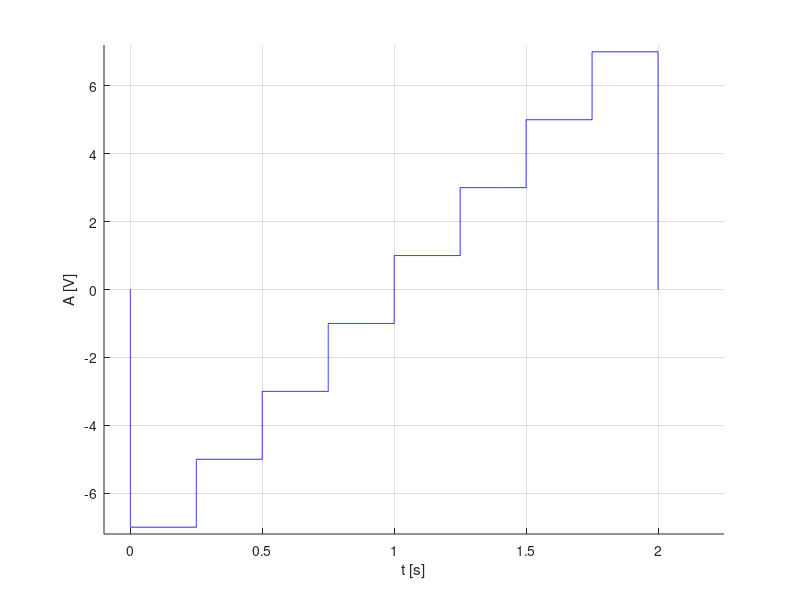

Write the MATLAB code that produced this figure.
%Se va genera un semnal cu rezolutie temporara de 2ms, 20ms
%200ms pentru un semnal continuu de tipul:

%3. Semnal dreptunghiular multinivel, aleator
%? Durata fiecarui nivel: 0,25 s.
%? Nivelurile
%a) {-1, 1}
%b) {-3,-1,1,3}
%c) {-5,-3,-1,1,3,5}
%d) {-7,-5,-3,-1,1,3,5,7}

hold on
xlabel('t [s]'),ylabel('A [V]')
%d) nivelurile {-7,-5,-3,-1,1,3,5,7}
%Rezolutia temporara de 200ms

%y variaza de la 0 la -7
y=0:-0.002:-7;
x=y*0;
plot(x,y,'b')
%nivel -7
x = 0: 0.002: 1/4;
y = -7+0*x;
plot(x, y, 'b'),grid

%x=1/4;y variaza de la -7 la -5
y=-7:0.002:-5;
x=y*0+1/4;
plot(x,y,'b')

%nivel -5
x = 1/4:0.002:1/2;
y=-5+0*x;
plot(x,y,'b')

%x=1/2;y variaza de la -5 la -3
y=-5:0.002:-3;
x=y*0+1/2;
plot(x,y,'b')

%nivel -3
x = 1/2:0.002:3/4;
y=-3+x*0;
plot(x,y,'b')

%x=3/4;y variaza de la -3 la -1
y=-3:0.002:-1;
x=y*0+3/4;
plot(x,y,'b')

%nivel -1
x = 3/4:0.002:1;
y=-1+x*0;
plot(x,y,'b')

%x=1;y variaza de la -1 la 1;
y=-1:0.002:1;
x=y*0+1;
plot(x,y,'b')

%nivel 1
x = 1:0.002:5/4;
y=1+x*0;
plot(x,y,'b')

%x=5/4;y variaza de la 1 la 3
y=1:0.002:3;
x=y*0+5/4;
plot(x,y,'b')

%nivel 3
x = 5/4:0.002:6/4;
y=3+x*0;
plot(x,y,'b')

%x=6/4;y variaza de la 3 la 5
y=3:0.002:5;
x=y*0+6/4;
plot(x,y,'b')

%nivel 5
x = 6/4:0.002:7/4;
y=5+x*0;
plot(x,y,'b')

%x=7/4;y variaza de la 5 la 7
y=5:0.002:7;
x=7/4+y*0;
plot(x,y,'b')

%nivel 7
x = 7/4:0.002:8/4;
y=7+x*0;
plot(x,y,'b')

%x=2;y variaza de la 7 la 0
y=7:-0.002:0;
x=2+y*0;
plot(x,y,'b')

axis([-0.1 2.25 -7.2 7.2])